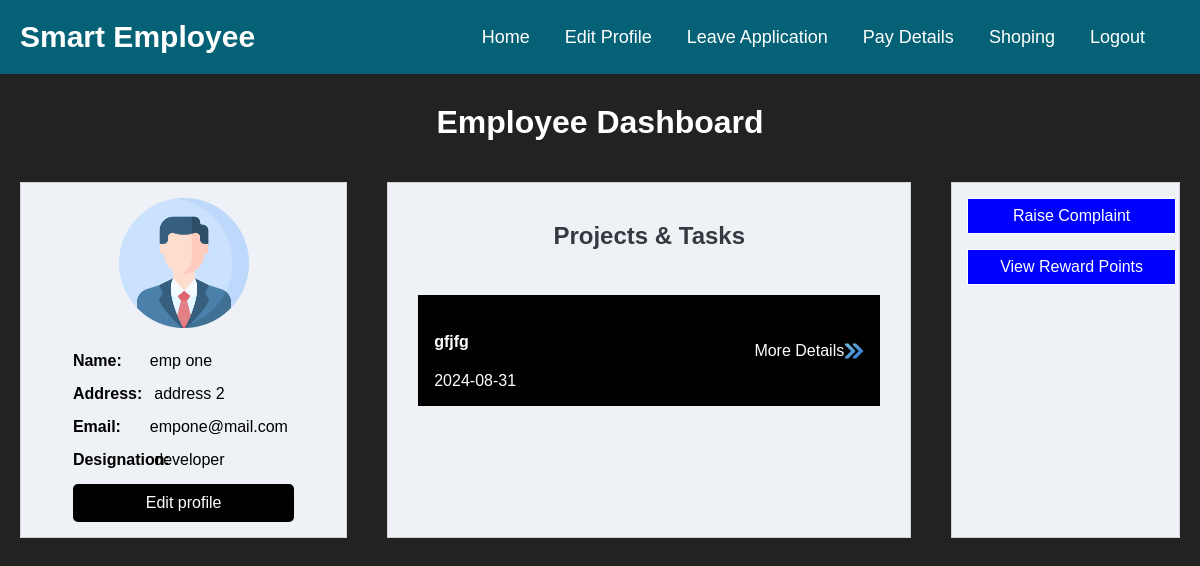
Screenshot of /employee-dashboard.php (signed in) with the database file from the repository.
### tables this page shows
CREATE TABLE `users` (
  `user_id` int(11) NOT NULL,
  `username` varchar(255) NOT NULL,
  `password` varchar(255) NOT NULL,
  `role` varchar(50) DEFAULT NULL,
  `first_name` varchar(100) DEFAULT NULL,
  `last_name` varchar(100) DEFAULT NULL,
  `email` varchar(255) NOT NULL,
  `phone` varchar(15) DEFAULT NULL,
  `address` varchar(255) DEFAULT NULL,
  `date_joined` date DEFAULT NULL,
  `department` varchar(100) DEFAULT NULL,
  `job_title` varchar(100) DEFAULT NULL,
  `date_of_birth` date DEFAULT NULL,
  `emergency_contact_name` varchar(100) DEFAULT NULL,
  `emergency_contact_phone` varchar(15) DEFAULT NULL,
  `emergency_contact_relation` varchar(100) DEFAULT NULL,
  `project_id` int(11) DEFAULT NULL,
  `hourly_rate` int(11) NOT NULL DEFAULT 25
);

CREATE TABLE `tasks` (
  `task_id` int(11) NOT NULL,
  `project_id` int(11) DEFAULT NULL,
  `task_name` varchar(100) NOT NULL,
  `description` text DEFAULT NULL,
  `assigned_to` int(11) DEFAULT NULL,
  `start_date` date DEFAULT NULL,
  `end_date` date DEFAULT NULL,
  `status` enum('Pending','In Progress','Completed','Not Completed') DEFAULT 'Pending'
);

### employee-dashboard.php (the view, shortened to what this page needs)
<?php
require_once ('db_connection.php');
if(isset($_SESSION['user_id'])) {
    $emp_id = $_SESSION['user_id'];
}
?>
<!DOCTYPE html>
<html lang="en">
<head>
  <link rel="stylesheet" href="assets/css/style.css">
</head>
<?php
  $profile_data = $pdo->prepare("SELECT * FROM users WHERE user_id= $emp_id");
  $profile_data->execute();
  if ($prof_details = $profile_data->fetch(PDO::FETCH_ASSOC)) {
  ?>
<body class="index-page emp_dashboard">
<header>
  <nav class="navigation">
    <a class="navigation-logo" href="#">Smart Employee</a>
    <div>
      <div class="navigation-cont">
        <a class="navigation-link" href="employee-dashboard.php">Home</a>
        <a class="navigation-link" href="edit_profile.php">Edit Profile</a>
        <a class="navigation-link" href="Leave_Application.php">Leave Application</a>
        <a class="navigation-link" href="salary_generation.php">Pay Details</a>
        <a class="navigation-link" href="products.php">Shoping</a>
        <a class="navigation-link" href="logout.php">Logout</a>
      </div>
    </div>
  </nav>
</header>
<main>
  <h1 class="emp_head">Employee Dashboard</h1>
  <div class="emp_box">
    <div class="emp_box_left">
      <div class="prof_img">
        <img src="assets/images/profile-icon.png">
      </div>
      <div class="emp_profile_box">
        <div class="emp_profile_cont">
          <label>Name:</label>
          <p><?php echo $prof_details['first_name']; ?> <?php echo $prof_details['last_name']; ?></p>
        </div>
        <div class="emp_profile_cont">
          <label>Address:</label>
          <p><?php echo $prof_details['address']; ?></p>
        </div>
        <div class="emp_profile_cont">
          <label>Email:</label>
          <p><?php echo $prof_details['email']; ?></p>
        </div>
        <div class="emp_profile_cont">
          <label>Designation:</label>
          <p><?php echo $prof_details['job_title']; ?></p>
        </div>
          <a href="edit_profile.php" class="editbutton">Edit profile</a>
      </div>
    </div>
    <?php
    $task_data = $pdo->prepare("SELECT * FROM tasks WHERE assigned_to=$emp_id");
    $task_data->execute();?>
    <div class="emp_box_center">
      <h3>Projects & Tasks</h3>
      <div class="emp_tasks">
      <?php while ($task_details = $task_data->fetch(PDO::FETCH_ASSOC)) {
        ?>
        <a href="Task_Details.php?id='<?php echo $task_details['task_id'];?>'" class="emp_task_box">
          <div>
            <h4><?php echo $task_details['task_name']; ?></h4>
            <p class="mb-0"><?php echo $task_details['end_date']; ?></p>
          </div>
          <div class="more_details">
              <span class="mr-2">More Details</span>
              <div style="width:20px;">
                <img src="assets/images/right-arrows.png" class="w-100 d-block">
              </div>
          </div>
        </a>
      <?php
      }
      ?>
      </div>
    </div>
    <div class="emp_box_right">
    <a href="raise_complaint.php?id=<?php echo $prof_details['user_id'];?>" class="pay_btn">Raise Complaint</a>
    <a href="view_rewards.php?id=<?php echo $prof_details['user_id'];?>" class="pay_btn">View Reward Points</a>
    </div>
  </div>
</main>
</body>
<?php
    }
    ?>
</html>

### assets/css/style.css (style rules this page uses)
body { font-family: Arial; margin: 0; padding: 0; font-size: 16px; }
a { text-decoration: none !important; }
p { margin: 0; }
h1 { text-align: center; color: #333; }
.navigation { background-color: #056276; display: flex; justify-content: space-between; align-items: center; padding: 20px; }
.navigation-logo { color: white; font-size: 30px; font-weight: bold; text-decoration: none !important; }
.navigation-cont { display: flex; }
.navigation-link { color: white; text-decoration: none; margin-right: 35px; transition: all .3s; font-size: 18px; font-weight: 400; }
body.index-page { background-color: #222; }
h3 { text-align: center; color: #343a40; margin-bottom: 30px; font-size: 24px; font-weight: bold; }
.emp_head { color: white; margin-top: 30px; }
.emp_box { display: flex; }
.emp_box_left { background-color: #eef1f5; color: #000; padding: 15px; border: 1px solid lightgray; margin: 20px; width: 30%; }
.emp_box_center { background-color: #eef1f5; color: #000; padding: 15px; border: 1px solid lightgray; margin: 20px; width: 50%; }
.emp_box_right { width: 20%; background-color: #eef1f5; color: #000; padding: 15px; border: 1px solid lightgray; margin: 20px; }
.prof_img { width: 130px; height: auto; border-radius: 50px; margin: 0 auto; margin-bottom: 20px; }
.prof_img img { width: 100%; height: auto; }
.emp_profile_box { max-width: 75%; margin: 0 auto; }
.emp_profile_cont { display: flex; font-weight: 400; margin-bottom: 15px; }
.emp_profile_cont label { width: 30%; margin-right: 15px; font-weight: bold; }
.emp_profile_cont p { margin-bottom: 0; width: 70%; }
.emp_tasks { max-height: 500px; overflow-y: scroll; }
.emp_task_box { border: 1px solid #000; padding: 15px; margin: 15px; display: flex; justify-content: space-between; align-items: center; background-color: #000; color: #fff; text-decoration: none; transition: .3s; }
.more_details { display: flex; align-items: center; }
.more_details img { width: 100%; height: auto; display: block; }
.pay_btn { background-color: blue; width: 100%; color: #fff; padding: 8px 5px; border: 1px solid; display: block; text-align: center; transition: all .3s; margin-bottom: 15px; }
.emp_profile_box { flex: 1; }
.emp_profile_cont { display: flex; margin-bottom: 15px; }
.editbutton { display: block; margin-top: 10px; color: #fff; background-color: #007bff; padding: 8px 16px; text-decoration: none; text-align: center; }
.more_details img { max-height: 60px; max-width: 60px; }
.editbutton { padding: 10px; background-color: #010101; border: none; color: white; border-radius: 5px; cursor: pointer; }

### rows the page displays
users: first_name "emp", last_name "one", address "address 2", email "empone@mail.com", job_title "developer"
tasks: task_name "gfjfg", end_date "2024-08-31"
